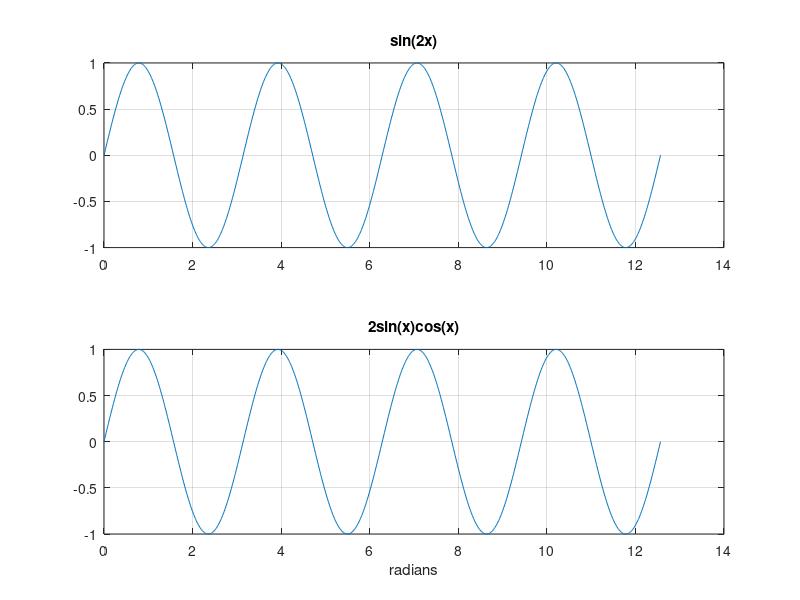

This chart was generated by the following MATLAB code:
clc
clear

angles = linspace(0,4*pi,1001);
C = cos(angles);
S = sin(angles);
S2 = sin(2*angles);

subplot(2,1,1);
plot(angles,S2);
grid on;
title("sin(2x)");

subplot(2,1,2);
plot(angles,2*S.*C);
grid on;
title("2sin(x)cos(x)");
xlabel("radians");
